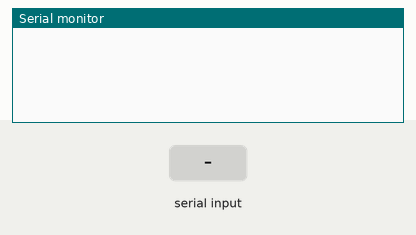
This sketch was run on a simulated Arduino Uno, built with avr-gcc and run on an emulated ATmega328P. On the bench: the last lines printed to the serial monitor. Inputs (shaded band) come from the test bench.

Above: at 1.2 s.
1.3 s: byte 30 received over Serial
At 2.5 s:
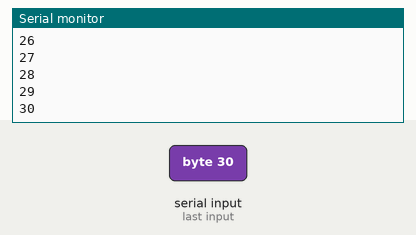
2.8 s: byte 90 received over Serial
At 3.6 s:
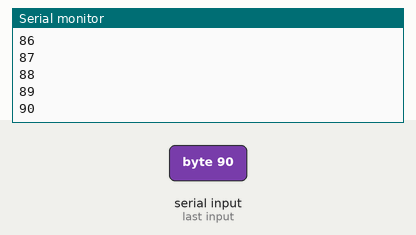
4.3 s: byte 120 received over Serial
At 5.3 s:
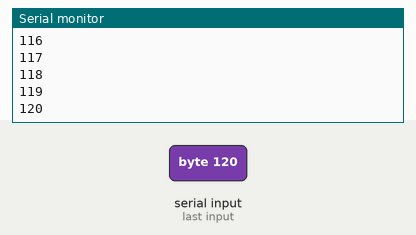
Timing chart, 0 to 7.3 s (numbered marks = the images above; inputs shaded):
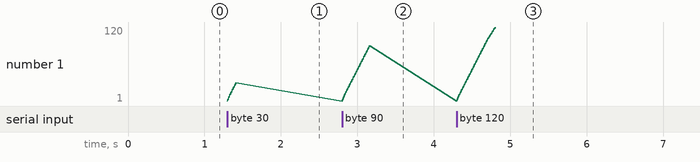

Measured:
- after the input at 1.3 s, the serial monitor: prints a new line at once (image 1)
- after the input at 2.8 s, the serial monitor: prints a new line after 0.12 s (image 2)
- plotted number 1: 30 → 90 after the input at 2.8 s

The sketch:

serialInputOutput.ino
```cpp
int n = 10;    // default number
void setup() {
  Serial.begin(9600);
}

void loop() {
  while(Serial.available() == 0){  //method returns number of bytes arrived
    //empty loop to wait for bytes from computer to arrive (Serial port)
  }
  n = Serial.read();  //get the command from the computer

  //replace this loop with with communication back to computer
  //(reply to the command) -- potentially lots of code!
  for(int count = 1; count <= n; count++){
    Serial.println(count);
  }
}
```
